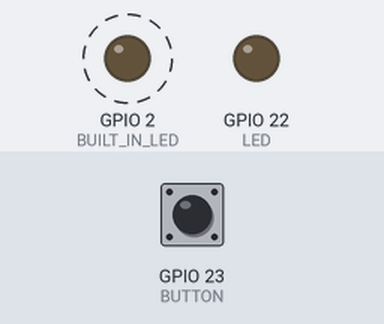
Simulated run of this program. Board: ESP32. On the bench: output pins drawn as LEDs (lit = HIGH). Dashed ring = blinking. The inputs (shaded band) are chosen by the test bench; at power-on: GPIO 23 (BUTTON) HIGH.

Above: at 1.2 s.
1.3 s: GPIO 23 (BUTTON) pulled LOW for 0.15 s
At 4.0 s:
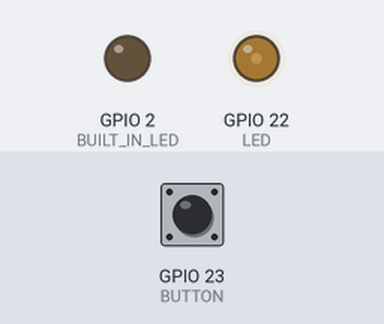
4.3 s: GPIO 23 (BUTTON) pulled LOW for 0.15 s
At 5.5 s:
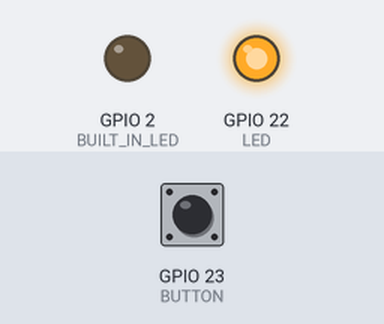
7.4 s: GPIO 23 (BUTTON) pulled LOW for 1 s
At 8.87 s:
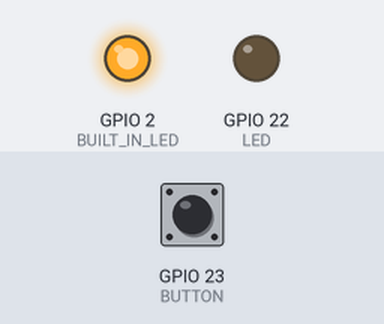
Timing chart, 0 to 17.4 s (numbered marks = the images above; inputs shaded):
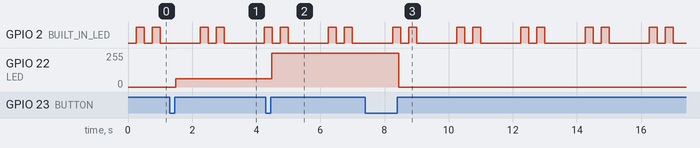

Measured:
- after the input at 1.3 s, GPIO 22 (LED): 0/255 → 62/255 after 0.19 s
- after the input at 4.3 s, GPIO 22 (LED): 62/255 → 255/255 after 0.19 s
- after the input at 7.4 s, GPIO 22 (LED): 255/255 → 0/255 after 1.0 s
- by itself, GPIO 2 (BUILT_IN_LED): repeats every 2.0 s: LOW 0.25 s, HIGH 0.25 s, LOW 1.3 s, HIGH 0.25 s

The program:

main.cpp
```cpp
#include <Arduino.h>

#define BUTTON 23
#define BUILT_IN_LED 2
#define LED 22

enum Modes{
  OFF = 0,
  DIM = 1,
  FULL = 2,
  BLINK = 3
};
Modes lampMode = OFF;

uint8_t history = 0xFF; //ajuta la debouncing, 0xFF = notpressed, 0x00 = pressed
bool pressed = false;
long holdStart = 1;
long holdEnd = 0;
constexpr int holdTargetDuration = 1000;
volatile bool checkButton= false;
bool validating = false;

constexpr int buttonReadDelay = 5;
long lastButtonRead = 0;
long currentTime;

bool isWaiting = false;
constexpr int blinkDuration = 250;
constexpr int blinkTimeout = 1000;
constexpr int blinkNumber = 2;
int blinkCount = 0;
long lastBlink = 0;
bool blinkState = false;

constexpr int ledBlinkDuration = 500;
long lastLedBlink;
bool ledState = true;


void IRAM_ATTR buttonInt(void){
  checkButton = true;
}

void setup(){
  Serial.begin(9600);
  pinMode(BUTTON, INPUT_PULLUP);
  pinMode(BUILT_IN_LED, OUTPUT);

  ledcSetup(0, 5000, 10);
  ledcAttachPin(LED, 0);
  ledcWrite(0, 0);
  attachInterrupt(digitalPinToInterrupt(BUTTON), buttonInt, FALLING);
}

void loop(){
  currentTime = millis();

  if(isWaiting){
    if(currentTime - lastBlink >= blinkTimeout){
      isWaiting = false;
      lastBlink = currentTime;
    }
  }else{
     if(currentTime - lastBlink >= blinkDuration){
      lastBlink = currentTime;
      blinkState = !blinkState;
      digitalWrite(BUILT_IN_LED, blinkState);
      blinkCount++;

      if(blinkCount >= 2*blinkNumber){
        isWaiting = true;
        blinkCount = 0;
        blinkState = false;
        digitalWrite(BUILT_IN_LED, blinkState);
      }
    }
  }

  if(checkButton && !validating){
    validating = true;
    checkButton = false;
    history = 0xFF;
  }

  if(validating){
    if(currentTime - lastButtonRead >= buttonReadDelay){

      lastButtonRead = currentTime;
      history = (history << 1) | digitalRead(BUTTON);
      if(history == 0x0 && !pressed){
        pressed = true;
        holdStart = currentTime;
      }

      if(history == 0xFF && pressed){
        pressed = false;
        validating = false;
        unsigned long holdDuration = currentTime - holdStart;
        if(holdDuration >= holdTargetDuration){
          lampMode = OFF;
        } else {
          if(lampMode == BLINK) lampMode = OFF;
          else lampMode = (Modes)((int)lampMode + 1);
        }
      }

    }
  }


  switch(lampMode){
    case OFF:
      ledcWrite(0, 0);
      break;
    case DIM:
      ledcWrite(0, 250);
      break;
    case FULL:
      ledcWrite(0, 4095);
      break;
    case BLINK:
      if(currentTime - lastLedBlink >= ledBlinkDuration){
        lastLedBlink = currentTime;
        ledState = !ledState;
        if(ledState){
          ledcWrite(0, 4095);
        }else ledcWrite(0, 0);
      }
  }

}
```
